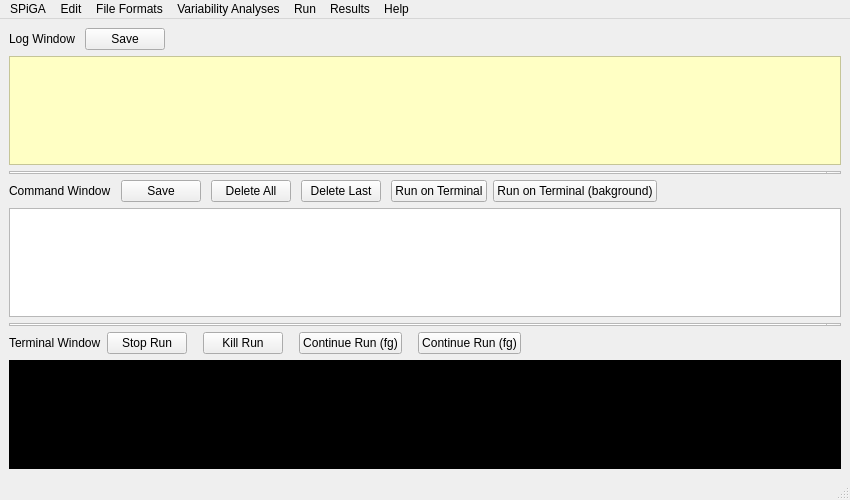
<?xml version="1.0" encoding="UTF-8"?>
<ui version="4.0">
 <author>Sebastian E. Ramos -Onsins&amp; Jordi Leno-Colorado</author>
 <class>MainWindow</class>
 <widget class="QMainWindow" name="MainWindow">
  <property name="geometry">
   <rect>
    <x>0</x>
    <y>0</y>
    <width>850</width>
    <height>500</height>
   </rect>
  </property>
  <property name="sizePolicy">
   <sizepolicy hsizetype="Fixed" vsizetype="Fixed">
    <horstretch>0</horstretch>
    <verstretch>0</verstretch>
   </sizepolicy>
  </property>
  <property name="minimumSize">
   <size>
    <width>850</width>
    <height>500</height>
   </size>
  </property>
  <property name="windowTitle">
   <string>MainWindow</string>
  </property>
  <widget class="QWidget" name="centralwidget">
   <property name="minimumSize">
    <size>
     <width>0</width>
     <height>0</height>
    </size>
   </property>
   <layout class="QVBoxLayout" name="verticalLayout">
    <item>
     <layout class="QHBoxLayout" name="Log_header" stretch="10,0,0">
      <property name="spacing">
       <number>10</number>
      </property>
      <property name="sizeConstraint">
       <enum>QLayout::SetFixedSize</enum>
      </property>
      <property name="rightMargin">
       <number>0</number>
      </property>
      <item>
       <layout class="QHBoxLayout" name="horizontalLayout_2">
        <property name="sizeConstraint">
         <enum>QLayout::SetFixedSize</enum>
        </property>
        <item>
         <widget class="QLabel" name="Log_text">
          <property name="sizePolicy">
           <sizepolicy hsizetype="Fixed" vsizetype="Fixed">
            <horstretch>20</horstretch>
            <verstretch>20</verstretch>
           </sizepolicy>
          </property>
          <property name="text">
           <string>Log Window</string>
          </property>
         </widget>
        </item>
       </layout>
      </item>
      <item>
       <layout class="QHBoxLayout" name="horizontalLayout">
        <property name="sizeConstraint">
         <enum>QLayout::SetFixedSize</enum>
        </property>
        <item>
         <widget class="QPushButton" name="pushButton_SaveLog">
          <property name="sizePolicy">
           <sizepolicy hsizetype="Fixed" vsizetype="Fixed">
            <horstretch>0</horstretch>
            <verstretch>0</verstretch>
           </sizepolicy>
          </property>
          <property name="text">
           <string>Save</string>
          </property>
         </widget>
        </item>
       </layout>
      </item>
      <item>
       <layout class="QHBoxLayout" name="horizontalLayout_8">
        <property name="rightMargin">
         <number>700</number>
        </property>
        <item>
         <spacer name="horizontalSpacer_2">
          <property name="orientation">
           <enum>Qt::Horizontal</enum>
          </property>
          <property name="sizeHint" stdset="0">
           <size>
            <width>700</width>
            <height>20</height>
           </size>
          </property>
         </spacer>
        </item>
       </layout>
      </item>
     </layout>
    </item>
    <item>
     <layout class="QVBoxLayout" name="Log_Layout">
      <item>
       <widget class="QListView" name="listView_log">
        <property name="minimumSize">
         <size>
          <width>750</width>
          <height>85</height>
         </size>
        </property>
        <property name="styleSheet">
         <string notr="true">background-color: rgb(255, 255, 196);</string>
        </property>
       </widget>
      </item>
     </layout>
    </item>
    <item>
     <widget class="QPlainTextEdit" name="Blank_Separator_1">
      <property name="sizePolicy">
       <sizepolicy hsizetype="Expanding" vsizetype="Fixed">
        <horstretch>0</horstretch>
        <verstretch>3</verstretch>
       </sizepolicy>
      </property>
      <property name="maximumSize">
       <size>
        <width>16777215</width>
        <height>3</height>
       </size>
      </property>
      <property name="font">
       <font>
        <pointsize>2</pointsize>
       </font>
      </property>
     </widget>
    </item>
    <item>
     <layout class="QHBoxLayout" name="Command_header" stretch="10,10,10,0,0">
      <property name="spacing">
       <number>10</number>
      </property>
      <property name="sizeConstraint">
       <enum>QLayout::SetFixedSize</enum>
      </property>
      <property name="rightMargin">
       <number>0</number>
      </property>
      <item>
       <layout class="QHBoxLayout" name="horizontalLayout_3">
        <property name="sizeConstraint">
         <enum>QLayout::SetFixedSize</enum>
        </property>
        <item>
         <widget class="QLabel" name="Command_text">
          <property name="text">
           <string>Command Window</string>
          </property>
         </widget>
        </item>
       </layout>
      </item>
      <item>
       <layout class="QHBoxLayout" name="horizontalLayout_4">
        <item>
         <widget class="QPushButton" name="Save_Command_button">
          <property name="sizePolicy">
           <sizepolicy hsizetype="Fixed" vsizetype="Fixed">
            <horstretch>0</horstretch>
            <verstretch>0</verstretch>
           </sizepolicy>
          </property>
          <property name="text">
           <string>Save</string>
          </property>
         </widget>
        </item>
       </layout>
      </item>
      <item>
       <layout class="QHBoxLayout" name="horizontalLayout_6">
        <item>
         <widget class="QPushButton" name="Clear_Command_button">
          <property name="sizePolicy">
           <sizepolicy hsizetype="Fixed" vsizetype="Fixed">
            <horstretch>0</horstretch>
            <verstretch>0</verstretch>
           </sizepolicy>
          </property>
          <property name="text">
           <string>Delete All</string>
          </property>
         </widget>
        </item>
       </layout>
      </item>
      <item>
       <layout class="QHBoxLayout" name="horizontalLayout_11">
        <property name="sizeConstraint">
         <enum>QLayout::SetFixedSize</enum>
        </property>
        <property name="leftMargin">
         <number>0</number>
        </property>
        <item>
         <widget class="QPushButton" name="DeleteLLast_Command_button">
          <property name="text">
           <string>Delete Last</string>
          </property>
         </widget>
        </item>
       </layout>
      </item>
      <item>
       <layout class="QHBoxLayout" name="horizontalLayout_5" stretch="0,0,0">
        <property name="rightMargin">
         <number>0</number>
        </property>
        <item>
         <widget class="QPushButton" name="Run_Terminal">
          <property name="sizePolicy">
           <sizepolicy hsizetype="Fixed" vsizetype="Fixed">
            <horstretch>0</horstretch>
            <verstretch>0</verstretch>
           </sizepolicy>
          </property>
          <property name="text">
           <string>Run on Terminal</string>
          </property>
         </widget>
        </item>
        <item>
         <widget class="QPushButton" name="pushButton_4">
          <property name="text">
           <string>Run on Terminal (bakground)</string>
          </property>
         </widget>
        </item>
        <item>
         <layout class="QHBoxLayout" name="horizontalLayout_7">
          <property name="leftMargin">
           <number>20</number>
          </property>
          <item>
           <spacer name="horizontalSpacer">
            <property name="orientation">
             <enum>Qt::Horizontal</enum>
            </property>
            <property name="sizeHint" stdset="0">
             <size>
              <width>400</width>
              <height>20</height>
             </size>
            </property>
           </spacer>
          </item>
         </layout>
        </item>
       </layout>
      </item>
     </layout>
    </item>
    <item>
     <layout class="QVBoxLayout" name="Command_Layout">
      <item>
       <widget class="QTextEdit" name="textEdit_CommandWindow">
        <property name="minimumSize">
         <size>
          <width>750</width>
          <height>85</height>
         </size>
        </property>
       </widget>
      </item>
     </layout>
    </item>
    <item>
     <widget class="QPlainTextEdit" name="Blank_Separator_2">
      <property name="sizePolicy">
       <sizepolicy hsizetype="Expanding" vsizetype="Fixed">
        <horstretch>0</horstretch>
        <verstretch>3</verstretch>
       </sizepolicy>
      </property>
      <property name="maximumSize">
       <size>
        <width>16777215</width>
        <height>3</height>
       </size>
      </property>
     </widget>
    </item>
    <item>
     <layout class="QHBoxLayout" name="horizontalLayout_9">
      <property name="bottomMargin">
       <number>0</number>
      </property>
      <item>
       <layout class="QHBoxLayout" name="horizontalLayout_10">
        <property name="rightMargin">
         <number>0</number>
        </property>
        <item>
         <widget class="QLabel" name="Terminal_text">
          <property name="sizePolicy">
           <sizepolicy hsizetype="Fixed" vsizetype="Fixed">
            <horstretch>0</horstretch>
            <verstretch>0</verstretch>
           </sizepolicy>
          </property>
          <property name="text">
           <string>Terminal Window</string>
          </property>
         </widget>
        </item>
       </layout>
      </item>
      <item>
       <layout class="QHBoxLayout" name="horizontalLayout_12">
        <property name="rightMargin">
         <number>10</number>
        </property>
        <item>
         <widget class="QPushButton" name="pushButton">
          <property name="text">
           <string>Stop Run</string>
          </property>
         </widget>
        </item>
       </layout>
      </item>
      <item>
       <layout class="QHBoxLayout" name="horizontalLayout_14">
        <property name="rightMargin">
         <number>10</number>
        </property>
        <item>
         <widget class="QPushButton" name="pushButton_3">
          <property name="text">
           <string>Kill Run</string>
          </property>
         </widget>
        </item>
       </layout>
      </item>
      <item>
       <layout class="QHBoxLayout" name="horizontalLayout_13">
        <property name="rightMargin">
         <number>10</number>
        </property>
        <item>
         <widget class="QPushButton" name="pushButton_2">
          <property name="text">
           <string>Continue Run (fg)</string>
          </property>
         </widget>
        </item>
       </layout>
      </item>
      <item>
       <layout class="QHBoxLayout" name="horizontalLayout_15">
        <property name="rightMargin">
         <number>10</number>
        </property>
        <item>
         <widget class="QPushButton" name="pushButton_5">
          <property name="text">
           <string>Continue Run (fg)</string>
          </property>
         </widget>
        </item>
       </layout>
      </item>
      <item>
       <spacer name="horizontalSpacer_3">
        <property name="orientation">
         <enum>Qt::Horizontal</enum>
        </property>
        <property name="sizeHint" stdset="0">
         <size>
          <width>40</width>
          <height>20</height>
         </size>
        </property>
       </spacer>
      </item>
     </layout>
    </item>
    <item>
     <layout class="QVBoxLayout" name="Terminal_Layout">
      <item>
       <widget class="QListView" name="listView_Terminal">
        <property name="minimumSize">
         <size>
          <width>750</width>
          <height>85</height>
         </size>
        </property>
        <property name="palette">
         <palette>
          <active>
           <colorrole role="WindowText">
            <brush brushstyle="SolidPattern">
             <color alpha="255">
              <red>25</red>
              <green>174</green>
              <blue>7</blue>
             </color>
            </brush>
           </colorrole>
           <colorrole role="Button">
            <brush brushstyle="SolidPattern">
             <color alpha="255">
              <red>0</red>
              <green>0</green>
              <blue>0</blue>
             </color>
            </brush>
           </colorrole>
           <colorrole role="Light">
            <brush brushstyle="SolidPattern">
             <color alpha="255">
              <red>0</red>
              <green>0</green>
              <blue>0</blue>
             </color>
            </brush>
           </colorrole>
           <colorrole role="Midlight">
            <brush brushstyle="SolidPattern">
             <color alpha="255">
              <red>90</red>
              <green>252</green>
              <blue>86</blue>
             </color>
            </brush>
           </colorrole>
           <colorrole role="Text">
            <brush brushstyle="SolidPattern">
             <color alpha="255">
              <red>60</red>
              <green>151</green>
              <blue>54</blue>
             </color>
            </brush>
           </colorrole>
           <colorrole role="BrightText">
            <brush brushstyle="SolidPattern">
             <color alpha="255">
              <red>16</red>
              <green>16</green>
              <blue>16</blue>
             </color>
            </brush>
           </colorrole>
           <colorrole role="ButtonText">
            <brush brushstyle="SolidPattern">
             <color alpha="255">
              <red>255</red>
              <green>255</green>
              <blue>255</blue>
             </color>
            </brush>
           </colorrole>
           <colorrole role="Base">
            <brush brushstyle="SolidPattern">
             <color alpha="255">
              <red>0</red>
              <green>0</green>
              <blue>0</blue>
             </color>
            </brush>
           </colorrole>
           <colorrole role="Window">
            <brush brushstyle="SolidPattern">
             <color alpha="255">
              <red>0</red>
              <green>0</green>
              <blue>0</blue>
             </color>
            </brush>
           </colorrole>
          </active>
          <inactive>
           <colorrole role="WindowText">
            <brush brushstyle="SolidPattern">
             <color alpha="255">
              <red>25</red>
              <green>174</green>
              <blue>7</blue>
             </color>
            </brush>
           </colorrole>
           <colorrole role="Button">
            <brush brushstyle="SolidPattern">
             <color alpha="255">
              <red>0</red>
              <green>0</green>
              <blue>0</blue>
             </color>
            </brush>
           </colorrole>
           <colorrole role="Light">
            <brush brushstyle="SolidPattern">
             <color alpha="255">
              <red>0</red>
              <green>0</green>
              <blue>0</blue>
             </color>
            </brush>
           </colorrole>
           <colorrole role="Midlight">
            <brush brushstyle="SolidPattern">
             <color alpha="255">
              <red>90</red>
              <green>252</green>
              <blue>86</blue>
             </color>
            </brush>
           </colorrole>
           <colorrole role="Text">
            <brush brushstyle="SolidPattern">
             <color alpha="255">
              <red>60</red>
              <green>151</green>
              <blue>54</blue>
             </color>
            </brush>
           </colorrole>
           <colorrole role="BrightText">
            <brush brushstyle="SolidPattern">
             <color alpha="255">
              <red>16</red>
              <green>16</green>
              <blue>16</blue>
             </color>
            </brush>
           </colorrole>
           <colorrole role="ButtonText">
            <brush brushstyle="SolidPattern">
             <color alpha="255">
              <red>255</red>
              <green>255</green>
              <blue>255</blue>
             </color>
            </brush>
           </colorrole>
           <colorrole role="Base">
            <brush brushstyle="SolidPattern">
             <color alpha="255">
              <red>0</red>
              <green>0</green>
              <blue>0</blue>
             </color>
            </brush>
           </colorrole>
           <colorrole role="Window">
            <brush brushstyle="SolidPattern">
             <color alpha="255">
              <red>0</red>
              <green>0</green>
              <blue>0</blue>
             </color>
            </brush>
           </colorrole>
          </inactive>
          <disabled>
           <colorrole role="WindowText">
            <brush brushstyle="SolidPattern">
             <color alpha="255">
              <red>127</red>
              <green>127</green>
              <blue>127</blue>
             </color>
            </brush>
           </colorrole>
           <colorrole role="Button">
            <brush brushstyle="SolidPattern">
             <color alpha="255">
              <red>0</red>
              <green>0</green>
              <blue>0</blue>
             </color>
            </brush>
           </colorrole>
           <colorrole role="Light">
            <brush brushstyle="SolidPattern">
             <color alpha="255">
              <red>0</red>
              <green>0</green>
              <blue>0</blue>
             </color>
            </brush>
           </colorrole>
           <colorrole role="Midlight">
            <brush brushstyle="SolidPattern">
             <color alpha="255">
              <red>90</red>
              <green>252</green>
              <blue>86</blue>
             </color>
            </brush>
           </colorrole>
           <colorrole role="Text">
            <brush brushstyle="SolidPattern">
             <color alpha="255">
              <red>127</red>
              <green>127</green>
              <blue>127</blue>
             </color>
            </brush>
           </colorrole>
           <colorrole role="BrightText">
            <brush brushstyle="SolidPattern">
             <color alpha="255">
              <red>16</red>
              <green>16</green>
              <blue>16</blue>
             </color>
            </brush>
           </colorrole>
           <colorrole role="ButtonText">
            <brush brushstyle="SolidPattern">
             <color alpha="255">
              <red>148</red>
              <green>148</green>
              <blue>148</blue>
             </color>
            </brush>
           </colorrole>
           <colorrole role="Base">
            <brush brushstyle="SolidPattern">
             <color alpha="255">
              <red>0</red>
              <green>0</green>
              <blue>0</blue>
             </color>
            </brush>
           </colorrole>
           <colorrole role="Window">
            <brush brushstyle="SolidPattern">
             <color alpha="255">
              <red>0</red>
              <green>0</green>
              <blue>0</blue>
             </color>
            </brush>
           </colorrole>
          </disabled>
         </palette>
        </property>
        <property name="styleSheet">
         <string notr="true">background-color: rgb(0, 0, 0);
font: 13pt &quot;.SF NS Text&quot;;
</string>
        </property>
        <property name="movement">
         <enum>QListView::Snap</enum>
        </property>
       </widget>
      </item>
     </layout>
    </item>
   </layout>
  </widget>
  <widget class="QMenuBar" name="menubar">
   <property name="geometry">
    <rect>
     <x>0</x>
     <y>0</y>
     <width>850</width>
     <height>22</height>
    </rect>
   </property>
   <widget class="QMenu" name="menuPre_Process">
    <property name="title">
     <string>File Formats</string>
    </property>
    <widget class="QMenu" name="menuConversion_formats">
     <property name="title">
      <string>Conversion formats</string>
     </property>
     <addaction name="actionfasta_tFasta"/>
     <addaction name="actiongVCF_tFasta"/>
     <addaction name="separator"/>
     <addaction name="actiontFasta_fasta"/>
     <addaction name="actionfasta_fasta_section"/>
     <addaction name="separator"/>
     <addaction name="actiontFasta_ms"/>
     <addaction name="actionfasta_ms"/>
     <addaction name="separator"/>
     <addaction name="actionms_genotype"/>
    </widget>
    <widget class="QMenu" name="menuMerge_tFastas">
     <property name="title">
      <string>Merge tFasta Files</string>
     </property>
     <addaction name="actionAdd_positions_equal_ind"/>
     <addaction name="actionAdd_individuals_equal_pos"/>
    </widget>
    <addaction name="menuConversion_formats"/>
    <addaction name="actionCreate_Weights_File"/>
    <addaction name="actionIndexi_tFasta_File"/>
    <addaction name="menuMerge_tFastas"/>
   </widget>
   <widget class="QMenu" name="menumstatspop">
    <property name="title">
     <string>Variability Analyses</string>
    </property>
    <widget class="QMenu" name="menumstatspop_2">
     <property name="title">
      <string>Frequency Based Statistics</string>
     </property>
     <addaction name="actionFASTA_Single_Region_analyses"/>
     <addaction name="actionTFASTA_INOUT_Genome_Analyses"/>
     <addaction name="actionMS_file_Iinput_Simulation_analyses"/>
    </widget>
    <widget class="QMenu" name="menuGenotype_Based_Statistics_2">
     <property name="title">
      <string>Genotype Based Statistics</string>
     </property>
     <addaction name="actionRsb_and_Related_Statistics_2"/>
     <addaction name="actionDetection_of_Incompatible_Genealogies"/>
    </widget>
    <addaction name="menumstatspop_2"/>
    <addaction name="menuGenotype_Based_Statistics_2"/>
   </widget>
   <widget class="QMenu" name="menuPostProcess">
    <property name="title">
     <string>Results</string>
    </property>
    <addaction name="actionOpen_Table_2"/>
    <addaction name="actionSave_Table"/>
   </widget>
   <widget class="QMenu" name="menuRun">
    <property name="title">
     <string>Run</string>
    </property>
    <addaction name="actionSave_Commands"/>
    <addaction name="actionRun_on_a_Terminal"/>
    <addaction name="actionRun_Commands_on_background"/>
   </widget>
   <widget class="QMenu" name="menuHelp">
    <property name="title">
     <string>Help</string>
    </property>
    <addaction name="actionManual"/>
    <addaction name="actionContributors"/>
   </widget>
   <widget class="QMenu" name="menuEdit">
    <property name="title">
     <string>Edit</string>
    </property>
    <addaction name="actionUndo"/>
    <addaction name="actionRedo"/>
    <addaction name="separator"/>
    <addaction name="actionCut"/>
    <addaction name="actionCopy"/>
    <addaction name="actionPaste"/>
    <addaction name="separator"/>
    <addaction name="actionDelete_All_commands"/>
    <addaction name="actionDelete_Last_Command"/>
   </widget>
   <widget class="QMenu" name="menuSPiGA">
    <property name="title">
     <string>SPiGA</string>
    </property>
    <addaction name="actionAbout_SPiGA"/>
    <addaction name="separator"/>
    <addaction name="actionQuit_3"/>
   </widget>
   <addaction name="menuSPiGA"/>
   <addaction name="menuEdit"/>
   <addaction name="menuPre_Process"/>
   <addaction name="menumstatspop"/>
   <addaction name="menuRun"/>
   <addaction name="menuPostProcess"/>
   <addaction name="menuHelp"/>
  </widget>
  <widget class="QStatusBar" name="statusbar"/>
  <action name="actionCreate_Weights_File">
   <property name="text">
    <string>Create Weights File</string>
   </property>
  </action>
  <action name="actionIndexi_tFasta_File">
   <property name="text">
    <string>Create Index tFasta File</string>
   </property>
  </action>
  <action name="actionfasta_tFasta">
   <property name="text">
    <string>fasta -&gt; tFasta</string>
   </property>
  </action>
  <action name="actionfasta_ms">
   <property name="text">
    <string>fasta -&gt; ms</string>
   </property>
  </action>
  <action name="actionfasta_fasta_section">
   <property name="text">
    <string>fasta -&gt; fasta (section)</string>
   </property>
  </action>
  <action name="actiontFasta_fasta">
   <property name="text">
    <string>tFasta -&gt; fasta</string>
   </property>
  </action>
  <action name="actiontFasta_ms">
   <property name="text">
    <string>tFasta -&gt; ms</string>
   </property>
  </action>
  <action name="actiongVCF_tFasta">
   <property name="text">
    <string>gVCF -&gt; tFasta</string>
   </property>
  </action>
  <action name="actionAdd_positions_equal_ind">
   <property name="text">
    <string>Add positions</string>
   </property>
  </action>
  <action name="actionAdd_individuals_equal_pos">
   <property name="text">
    <string>Add individuals</string>
   </property>
  </action>
  <action name="actionSave_Commands">
   <property name="text">
    <string>Save Commands on a File</string>
   </property>
   <property name="shortcut">
    <string>Ctrl+S</string>
   </property>
  </action>
  <action name="actionRun_on_a_Terminal">
   <property name="text">
    <string>Run Commands on a Terminal</string>
   </property>
   <property name="shortcut">
    <string>Ctrl+Return</string>
   </property>
  </action>
  <action name="actionManual">
   <property name="text">
    <string>Manual</string>
   </property>
  </action>
  <action name="actionContributors">
   <property name="text">
    <string>Contributors</string>
   </property>
  </action>
  <action name="actionCopy">
   <property name="text">
    <string>Copy</string>
   </property>
   <property name="shortcut">
    <string>Ctrl+C</string>
   </property>
  </action>
  <action name="actionPaste">
   <property name="text">
    <string>Paste</string>
   </property>
   <property name="shortcut">
    <string>Ctrl+V</string>
   </property>
  </action>
  <action name="actionDelete_All_commands">
   <property name="text">
    <string>Delete All commands</string>
   </property>
   <property name="shortcut">
    <string>Ctrl+D</string>
   </property>
  </action>
  <action name="actionDelete_Last_Command">
   <property name="text">
    <string>Delete Last Command</string>
   </property>
   <property name="shortcut">
    <string>Ctrl+L</string>
   </property>
  </action>
  <action name="actionOpen_Table_2">
   <property name="text">
    <string>Open and Sort Results</string>
   </property>
   <property name="toolTip">
    <string>Open Table</string>
   </property>
   <property name="shortcut">
    <string>Ctrl+O</string>
   </property>
  </action>
  <action name="actionSave_Table">
   <property name="text">
    <string>Save  Files</string>
   </property>
   <property name="shortcut">
    <string>Ctrl+Shift+S</string>
   </property>
  </action>
  <action name="actionSelect_Columns">
   <property name="text">
    <string>Select Columns</string>
   </property>
  </action>
  <action name="actionAbout_SPiGA">
   <property name="text">
    <string>About SPiGA</string>
   </property>
   <property name="shortcut">
    <string>Ctrl+I</string>
   </property>
  </action>
  <action name="actionQuit_3">
   <property name="text">
    <string>Quit</string>
   </property>
   <property name="shortcut">
    <string>Ctrl+Q</string>
   </property>
  </action>
  <action name="actionDefine_General_Parameters">
   <property name="text">
    <string>Define General Parameters</string>
   </property>
  </action>
  <action name="actionCut">
   <property name="text">
    <string>Cut</string>
   </property>
   <property name="shortcut">
    <string>Ctrl+X</string>
   </property>
  </action>
  <action name="actionLicense_2">
   <property name="text">
    <string>License</string>
   </property>
  </action>
  <action name="actionUndo">
   <property name="text">
    <string>Undo</string>
   </property>
   <property name="shortcut">
    <string>Ctrl+Z</string>
   </property>
  </action>
  <action name="actionRedo">
   <property name="text">
    <string>Redo</string>
   </property>
   <property name="shortcut">
    <string>Ctrl+Shift+Z</string>
   </property>
  </action>
  <action name="actionRun_Commands_on_background">
   <property name="text">
    <string>Run Commands on background </string>
   </property>
  </action>
  <action name="actionFASTA_Single_Region_analyses">
   <property name="text">
    <string>FASTA input (Single Region Analyses)</string>
   </property>
  </action>
  <action name="actionTFASTA_INOUT_Genome_Analyses">
   <property name="text">
    <string>TFASTA input (Genome Analyses)</string>
   </property>
  </action>
  <action name="actionMS_file_Iinput_Simulation_analyses">
   <property name="text">
    <string>MS input (Simulation Analyses)</string>
   </property>
  </action>
  <action name="actionRsb_and_Related_Statistics">
   <property name="text">
    <string>Rsb and Related Statistics</string>
   </property>
  </action>
  <action name="actionDIGUP">
   <property name="text">
    <string>DIGUP</string>
   </property>
  </action>
  <action name="actionRsb_and_Related_Statistics_2">
   <property name="text">
    <string>Rsb and Related Statistics</string>
   </property>
  </action>
  <action name="actionDetection_of_Incompatible_Genealogies">
   <property name="text">
    <string>Detection of Incompatible Genealogies</string>
   </property>
  </action>
  <action name="actionms_genotype">
   <property name="text">
    <string>ms -&gt; genotype</string>
   </property>
  </action>
 </widget>
 <layoutdefault spacing="6" margin="9"/>
 <resources>
  <include location="../GSAW/icon.qrc"/>
 </resources>
 <connections/>
 <designerdata>
  <property name="gridDeltaX">
   <number>10</number>
  </property>
  <property name="gridDeltaY">
   <number>10</number>
  </property>
  <property name="gridSnapX">
   <bool>true</bool>
  </property>
  <property name="gridSnapY">
   <bool>true</bool>
  </property>
  <property name="gridVisible">
   <bool>true</bool>
  </property>
 </designerdata>
</ui>
